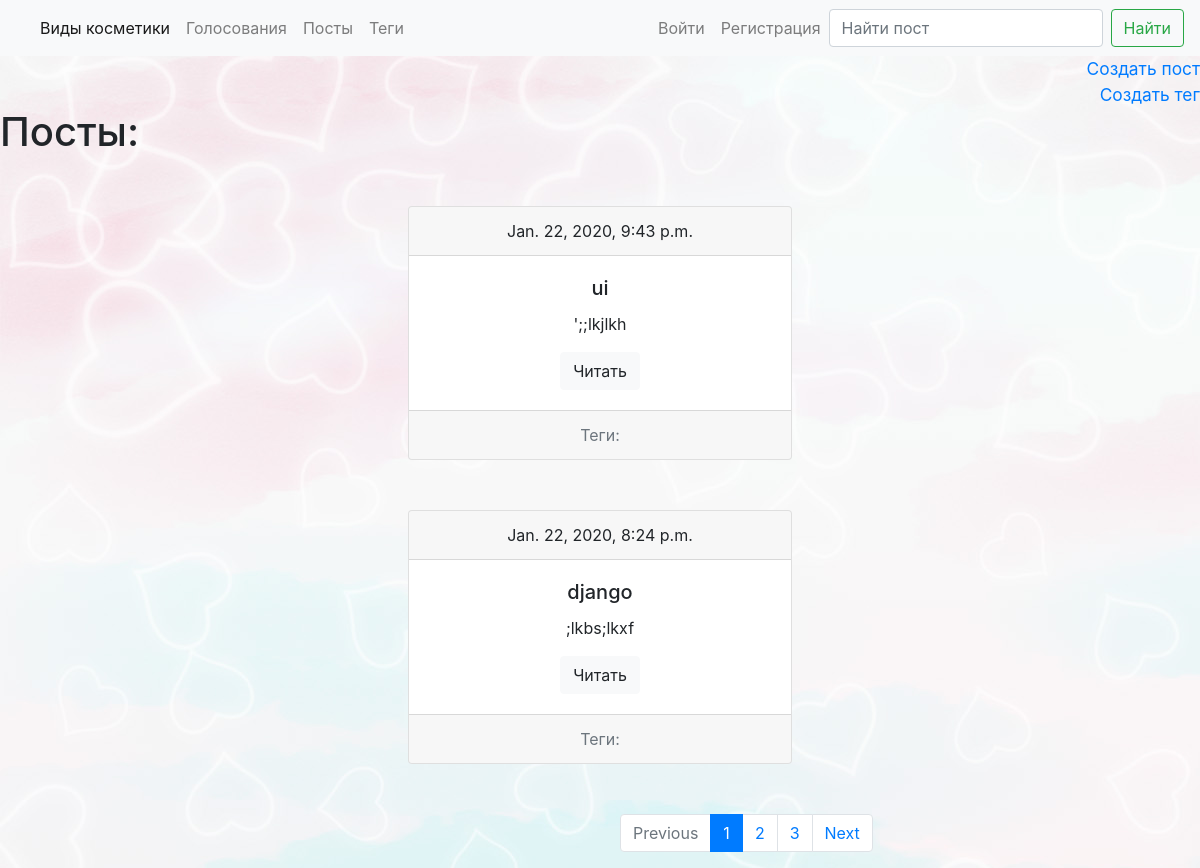
/posts/, run on an earlier commit of the app's database.
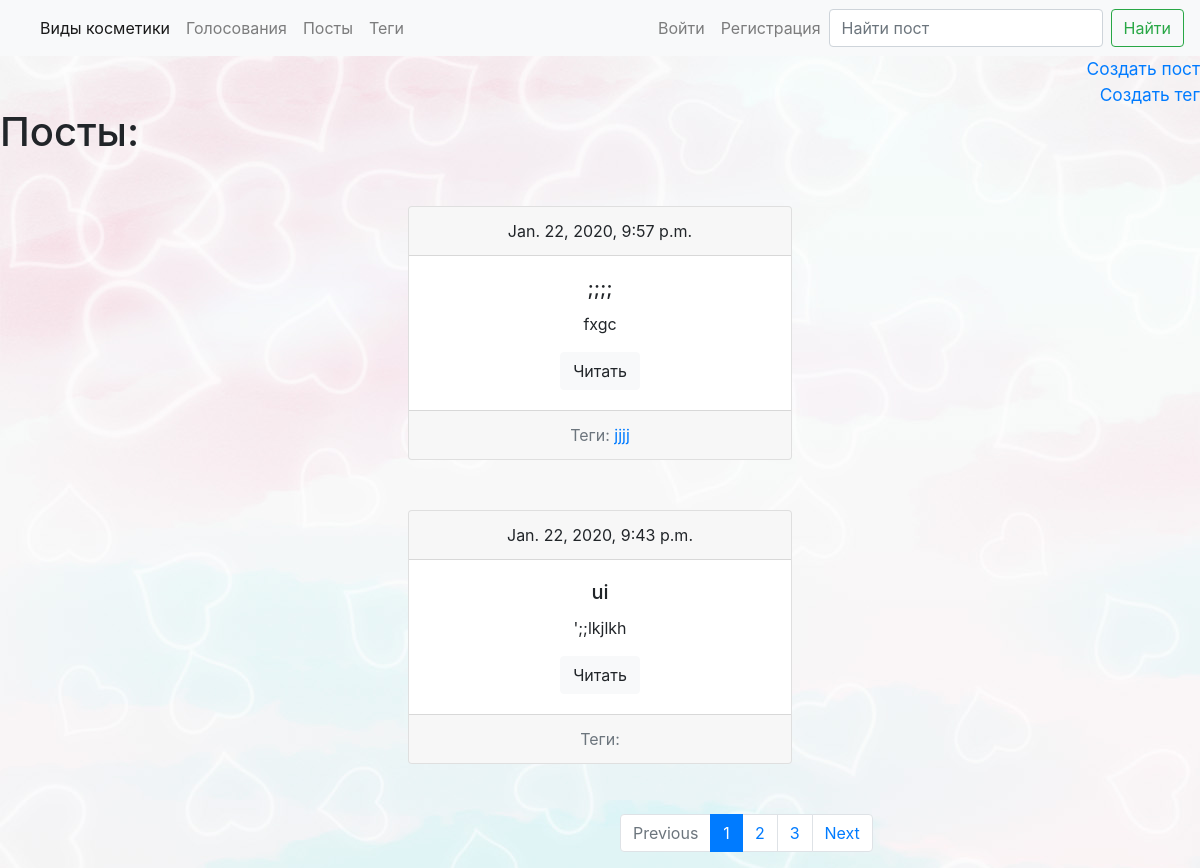
And on a later commit of the database.
### postapp/models.py (models this page shows, shortened)
class Post(models.Model):
    title = models.CharField(max_length=150, db_index=True)
    slug = models.SlugField(max_length=150,unique=True)
    body = models.TextField(blank=True, db_index=True)
    date_pub = models.DateTimeField(auto_now_add=True)
    tags = models.ManyToManyField('Tag', blank=True, related_name='posts')
    user = models.ForeignKey(User, on_delete=models.CASCADE, default=1)
    def get_absolute_url(self):
        return reverse('postapp:post_detail', kwargs={'slug': self.slug})
    class Meta:
        ordering = ['-date_pub']

class Tag(models.Model):
    title = models.CharField(max_length=50)
    slug = models.SlugField(max_length=50, unique=True)
    user = models.ForeignKey(User, on_delete=models.CASCADE, default=1)
    def get_absolute_url(self):
        return reverse('postapp:tag_detail', kwargs={'slug': self.slug})
    class Meta:
        ordering = ['title']

### postapp/views.py (the view)
# urls.py: path('', views.posts_list, name='posts_list'),
def posts_list(request):
    search_query = request.GET.get('search','')
    if search_query:
        posts = Post.objects.filter(Q(title__icontains=search_query) | Q(body__icontains=search_query))
    else:
        posts = Post.objects.all()
    paginator = Paginator(posts,2)
    page_number = request.GET.get('page',1)
    page = paginator.get_page(page_number)
    is_paginated = page.has_other_pages()
    if page.has_previous():
        previous_url = '?page={}'.format(page.previous_page_number())
    else:
        previous_url = ''
    if page.has_next():
        next_url = '?page={}'.format(page.next_page_number())
    else:
        next_url = ''
    context = {
        'page_object': page,
        'is_paginated': is_paginated,
        'previous_url': previous_url,
        'next_url': next_url,
        'search_query':search_query,
    }
    return render(request,'postapp/index.html',context=context)

### postapp/templates/postapp/index.html (shortened to what this page needs)
{% extends 'base.html' %}
{% block content %}
  <div style="text-align: right; font-size: 13pt">
    <a href="{% url 'postapp:post_create' %}">Создать пост</a>
  </div>
  <div style="text-align: right; font-size: 13pt">
    <a href="{% url 'postapp:tag_create' %}">Создать тег</a>
  </div>
  <h1 class="mb-5">Посты:</h1>
  {% for post in page_object.object_list %}
      {% include 'postapp/includes/post_card.html' %}
  {% endfor %}
  {% if is_paginated %}
    {% if not search_query %}
      <nav aria-label="..." style="margin-left: 620px; margin-top: 50px;">
        <ul class="pagination">
          <li class="page-item {% if not previous_url %} disabled {% endif %}">
            <a class="page-link" href="{{ previous_url }}" tabindex="-1" aria-disabled="true">Previous</a>
          </li>
          {% for n in page_object.paginator.page_range %}
            {% if page_object.number == n %}
              <li class="page-item active" aria-current="page">
                <a class="page-link" href="?page={{n}}">{{n}} <span class="sr-only">(current)</span></a>
              </li>
            {% elif n > page_object.number|add:-3 and n < page_object.number|add:3 %}
              <li class="page-item"><a class="page-link" href="?page={{n}}">{{n}}</a></li>
            {% endif %}
          {% endfor %}
            <li class="page-item {% if not next_url %} disabled {% endif %}">
              <a class="page-link" href="{{ next_url }}">Next</a>
            </li>
        </ul>
      </nav>
    {% endif %}
  {% endif %}
{% endblock %}

### postapp/templates/postapp/includes/post_card.html
<div class="card" style="width: 24rem; text-align: center; margin-left: auto; margin-right: auto; margin-top: 50px; margin-bottom: 50px;">
    <div class="card-header">
        {{ post.date_pub }}
    </div>
    <div class="card-body">
        <h5 class="card-title">{{ post.title }}</h5>
        <p class="card-text">{{post.body|truncatewords:15}}</p>
        <a href="{{ post.get_absolute_url }}" class="btn btn-light">Читать</a>
    </div>
    <div class="card-footer text-muted">
        Теги:
        {% for tag in post.tags.all %}
            <a href="{{tag.get_absolute_url}}">{{tag.title}}</a>
        {% endfor %}
    </div>
</div>

What changed in the data, as far as the page shows it:
no longer on this page (row unchanged): Post: date_pub "Jan. 22, 2020, 8:24 p.m.", title "django", body ";lkbs;lkxf"
added Post: date_pub "Jan. 22, 2020, 9:57 p.m.", title ";;;;", body "fxgc"
now on this page (row unchanged): Tag: title "jjjj"
